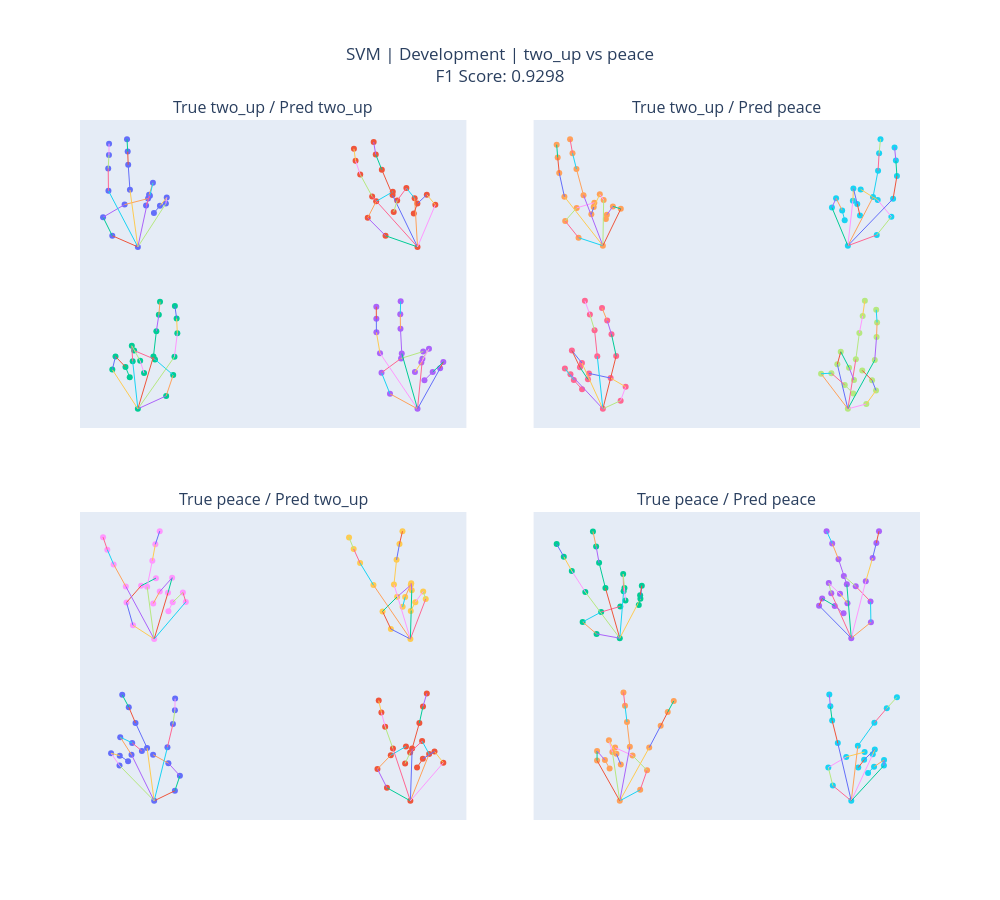

The cell this chart's notebook holds for it:
### Code cell
svm_comp_fig = plot_two_class_table(
    svm_clf,
    X_dev_np,
    y_dev_np,
    le,
    "two_up",
    "peace",
    model_name="SVM",
    dataset_name="Development",
    f1_score=metrics["f1_score"],
    n_per_cell=4
)
